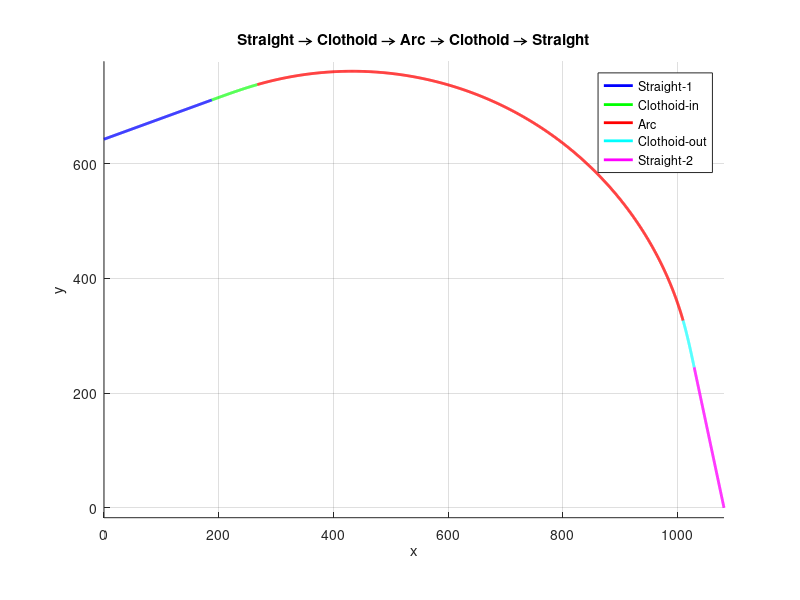

Reproduce this figure in MATLAB.

L1 = 200;
R = 600;
V = 28;
t = 3;
Lc = V * t;
L2 = 250;
N_cl = 500;
N_arc = 1000;
N_st = 200;

A0 = sqrt(R * Lc);

%% ----------------------------
% Քլոթոիդի մոտարկումներ
x_cl = @(s) s - (s.^5)/(40*A0^4) + (s.^9)/(3456*A0^8);
y_cl = @(s) (s.^3)/(6*A0^2) - (s.^7)/(336*A0^6) + (s.^11)/(42240*A0^10);


% straight 1
x_st1 = linspace(0, L1, N_st);
y_st1 = zeros(size(x_st1));

% clothoid 1
s = linspace(0, Lc, N_cl);
x_c1 = x_st1(end) + x_cl(s);
y_c1 = y_st1(end) + y_cl(s);

k_end = 1/R;
a = k_end / Lc;
theta_c1_end = 0.5 * a * Lc^2;

x1_end = x_c1(end);
y1_end = y_c1(end);

% Arc
cx = x1_end - R*sin(theta_c1_end);
cy = y1_end + R*cos(theta_c1_end);

phi0 = theta_c1_end - pi/2;
arc_angle = deg2rad(90);

phi = linspace(phi0, phi0 + arc_angle, N_arc);
x_arc = cx + R*cos(phi);
y_arc = cy + R*sin(phi);

x_arc_end = x_arc(end);
y_arc_end = y_arc(end);
theta_arc_end = phi(end) + pi/2;

% clothoid 2
s2 = linspace(Lc, 0, N_cl);
x_tmp = x_cl(s2);
y_tmp = -y_cl(s2);

x_tmp = x_tmp - x_tmp(1);
y_tmp = y_tmp - y_tmp(1);

dx = x_tmp(2) - x_tmp(1);
dy = y_tmp(2) - y_tmp(1);
theta0 = atan2(dy, dx);

rot = theta_arc_end - theta0;
Rmat = [cos(rot), -sin(rot); sin(rot), cos(rot)];
pts = Rmat * [x_tmp; y_tmp];

x_c2 = pts(1,:) + x_arc_end;
y_c2 = pts(2,:) + y_arc_end;

% straight 2
theta_end_c2 = atan2(y_c2(end)-y_c2(end-1), x_c2(end)-x_c2(end-1));
tvec = linspace(0, L2, N_st);
x_st2 = x_c2(end) + tvec*cos(theta_end_c2);
y_st2 = y_c2(end) + tvec*sin(theta_end_c2);

X_all = [x_st1, x_c1, x_arc, x_c2, x_st2];
Y_all = [y_st1, y_c1, y_arc, y_c2, y_st2];


angle_deg = -20;
angle = deg2rad(angle_deg);
Rm = [cos(angle), -sin(angle); sin(angle), cos(angle)];
pts = Rm * [X_all; Y_all];
X_rot = pts(1,:);
Y_rot = pts(2,:);

Y_rot = -Y_rot;


X_rot = X_rot - min(X_rot);
Y_rot = Y_rot - min(Y_rot);

figure('Position',[100 100 1000 700]);
hold on; grid on; axis equal;
xlabel('x'); ylabel('y');
title('Straight → Clothoid → Arc → Clothoid → Straight');

N1 = N_st;
N2 = N_cl;
N3 = N_arc;
N4 = N_cl;
N5 = N_st;

plot(X_rot(1:N1), Y_rot(1:N1), 'b', 'LineWidth', 2, 'DisplayName','Straight-1');
plot(X_rot(N1+1:N1+N2), Y_rot(N1+1:N1+N2), 'g', 'LineWidth', 2, 'DisplayName','Clothoid-in');
plot(X_rot(N1+N2+1:N1+N2+N3), Y_rot(N1+N2+1:N1+N2+N3), 'r', 'LineWidth', 2, 'DisplayName','Arc');
plot(X_rot(N1+N2+N3+1:N1+N2+N3+N4), Y_rot(N1+N2+N3+1:N1+N2+N3+N4), 'c', 'LineWidth', 2, 'DisplayName','Clothoid-out');
plot(X_rot(end-N5+1:end), Y_rot(end-N5+1:end), 'm', 'LineWidth', 2, 'DisplayName','Straight-2');

legend;
hold off;